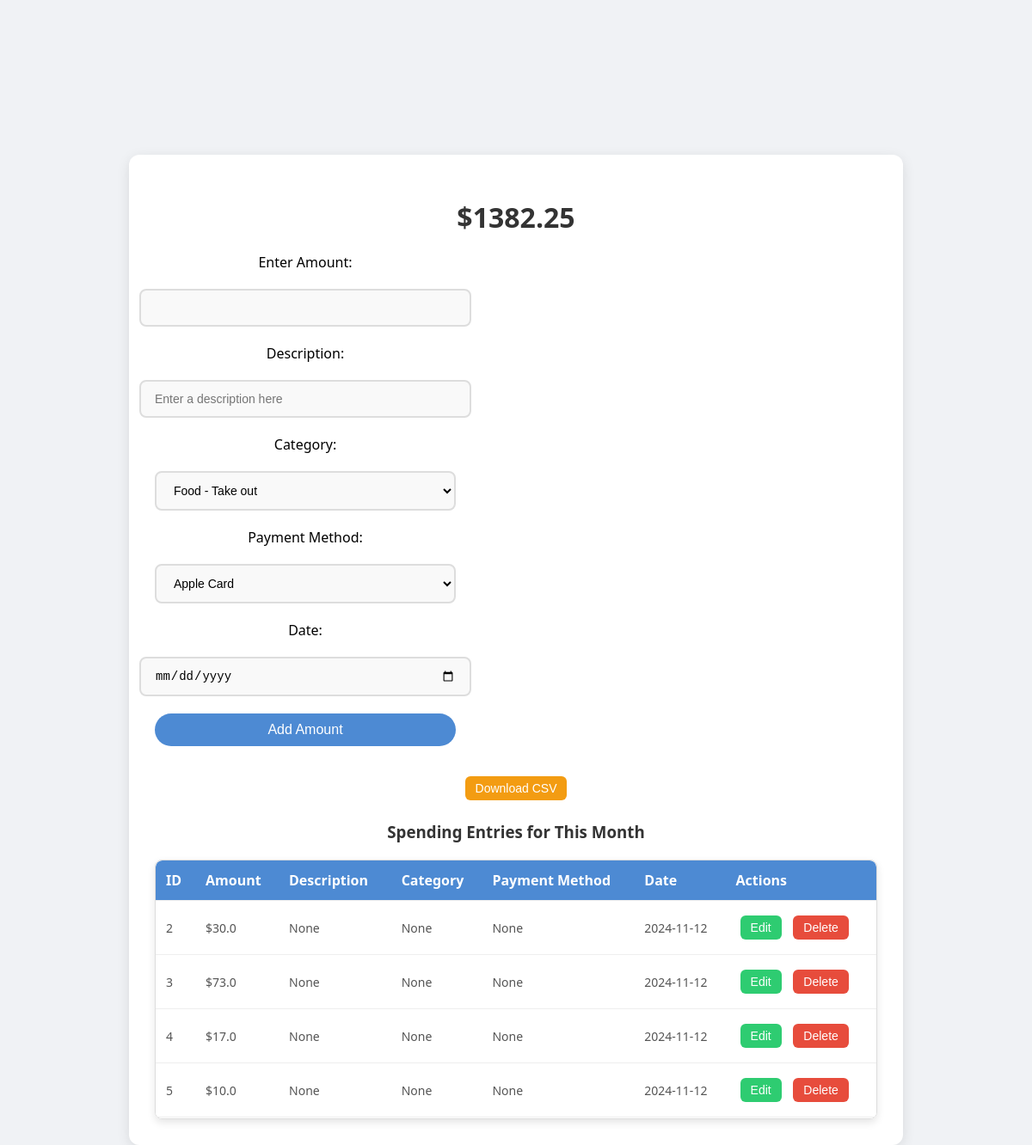
Page /budget on the committed database.
### app.py (models this page shows)
class Spending(db.Model):
    id = db.Column(db.Integer, primary_key=True, autoincrement=True)
    amount = db.Column(db.Float, nullable=False)
    description = db.Column(db.String(255), nullable=True)
    category = db.Column(db.String(255), nullable=True)
    payment_method = db.Column(db.String(50), nullable=True)
    date = db.Column(db.DateTime, default=lambda: datetime.now(ZoneInfo("America/New_York")))

### app.py (the view)
@app.route('/budget', methods=['GET'])
def track_spending_page():
    current_month = datetime.utcnow().month
    current_year = datetime.utcnow().year
    total_spending = db.session.query(db.func.sum(Spending.amount)).filter(
        db.extract('month', Spending.date) == current_month,
        db.extract('year', Spending.date) == current_year
    ).scalar() or 0  # Default to 0 if no data
    spending_entries = Spending.query.filter(
        db.extract('month', Spending.date) == current_month,
        db.extract('year', Spending.date) == current_year
    ).all()
    return render_template('budget.html', total_spending=total_spending, spending_entries=spending_entries)

### templates/budget.html (shortened to what this page needs)
<!DOCTYPE html>
<html lang="en">
<head>
    <link rel="stylesheet" href="{{ url_for('static', filename='styles.css') }}">
</head>
<body>
    <div class="container">
        <h1>${{ total_spending }}</h1>
        <form id="addSpendingForm" class="form-container">
            <label for="amount">Enter Amount:</label>
            <input type="number" id="amount" name="amount" step="0.01" required>
            <label for="description">Description:</label>
            <input type="text" id="description" name="description" placeholder="Enter a description here" required>
            <label for="category">Category:</label>
            <select id="category" name="category">
                <option value="food_take_out">Food - Take out</option>
            </select>
            <label for="payment_method">Payment Method:</label>
            <select id="payment_method" name="payment_method">
                <option value="apple_card">Apple Card</option>
            </select>
            <label for="date">Date:</label>
            <input type="date" id="date" name="date" required>
            <button type="submit" id="submitButton">Add Amount</button>
        </form>
        <button class="download-button" onclick="window.location.href='/download_csv'">Download CSV</button>
        <h3>Spending Entries for This Month</h3>
        <div class="table-container">
            <table id="spendingTable">
                <thead>
                    <tr>
                        <th>ID</th>
                        <th>Amount</th>
                        <th>Description</th>
                        <th>Category</th>
                        <th>Payment Method</th>
                        <th>Date</th>
                        <th>Actions</th>
                    </tr>
                </thead>
                <tbody>
                    {% for entry in spending_entries %}
                        <tr data-id="{{ entry.id }}">
                            <td>{{ entry.id }}</td>
                            <td>${{ entry.amount }}</td>
                            <td>{{ entry.description }}</td>
                            <td>{{ entry.category }}</td>
                            <td>{{ entry.payment_method }}</td>
                            <td>{{ entry.date.strftime('%Y-%m-%d') }}</td>
                            <td>
                                <button class="edit-button" onclick="editEntry({{ entry.id }})">Edit</button>
                                <button class="delete-button" onclick="confirmDelete({{ entry.id }})">Delete</button>
                            </td>
                        </tr>
                    {% endfor %}
                </tbody>
            </table>
        </div>
    </div>

### static/styles.css (style rules this page uses)
body { font-family: 'Segoe UI', Tahoma, Geneva, Verdana, sans-serif; margin: 0; padding: 0; display: flex; flex-direction: column; justify-content: flex-start; align-items: center; height: 100vh; background-color: #f0f2f5; overflow-x: hidden; padding-top: 80px; transition: all 0.3s ease-in-out; }
.container { width: 100%; max-width: 900px; text-align: center; padding: 30px; box-sizing: border-box; margin-top: 100px; background-color: #ffffff; border-radius: 12px; box-shadow: 0 4px 15px rgba(0, 0, 0, 0.1); transition: all 0.3s ease-in-out; }
.form-container { display: flex; flex-direction: column; align-items: center; width: 100%; max-width: 350px; margin-bottom: 20px; }
.form-container label, .form-container input, .form-container select, .form-container button { width: 100%; margin: 10px 0; }
h1, h2, h3 { color: #333; font-weight: 600; margin-bottom: 10px; }
input, select { margin-bottom: 15px; padding: 12px 16px; width: 100%; max-width: 350px; border: 2px solid #ddd; border-radius: 8px; font-size: 14px; outline: none; background-color: #f9f9f9; transition: border-color 0.3s ease-in-out; }
button { padding: 10px 20px; font-size: 16px; color: white; background-color: #4d8ad3; border: none; border-radius: 50px; cursor: pointer; margin-top: 15px; transition: background-color 0.3s ease-in-out, transform 0.3s ease; }
.table-container { max-height: 300px; overflow-y: auto; margin-top: 20px; border: 1px solid #ddd; border-radius: 8px; box-shadow: 0 4px 10px rgba(0, 0, 0, 0.1); }
table { width: 100%; border-collapse: collapse; margin: 0; background-color: #fff; border-radius: 8px; overflow: hidden; }
th { background-color: #4d8ad3; color: white; padding: 12px; font-weight: 600; text-align: left; position: sticky; top: 0; z-index: 1; box-shadow: 0 2px 5px rgba(0, 0, 0, 0.1); }
td { padding: 12px; border-top: 1px solid #eee; text-align: left; font-size: 14px; color: #555; }
.delete-button, .edit-button, .download-button { padding: 6px 12px; font-size: 14px; border-radius: 6px; cursor: pointer; border: none; margin: 5px; transition: background-color 0.3s ease-in-out; }
.delete-button { background-color: #e74c3c; color: white; }
.edit-button { background-color: #2ecc71; color: white; }
.download-button { background-color: #f39c12; color: white; }

### rows in the picture
Spending: id "2", amount "30.0", description "None", category "None", payment_method "None", date "2024-11-12"
Spending: id "3", amount "73.0", description "None", category "None", payment_method "None", date "2024-11-12"
Spending: id "4", amount "17.0", description "None", category "None", payment_method "None", date "2024-11-12"
Spending: id "5", amount "10.0", description "None", category "None", payment_method "None", date "2024-11-12"

### other values in the picture
{{ total_spending }} "1382.25"
